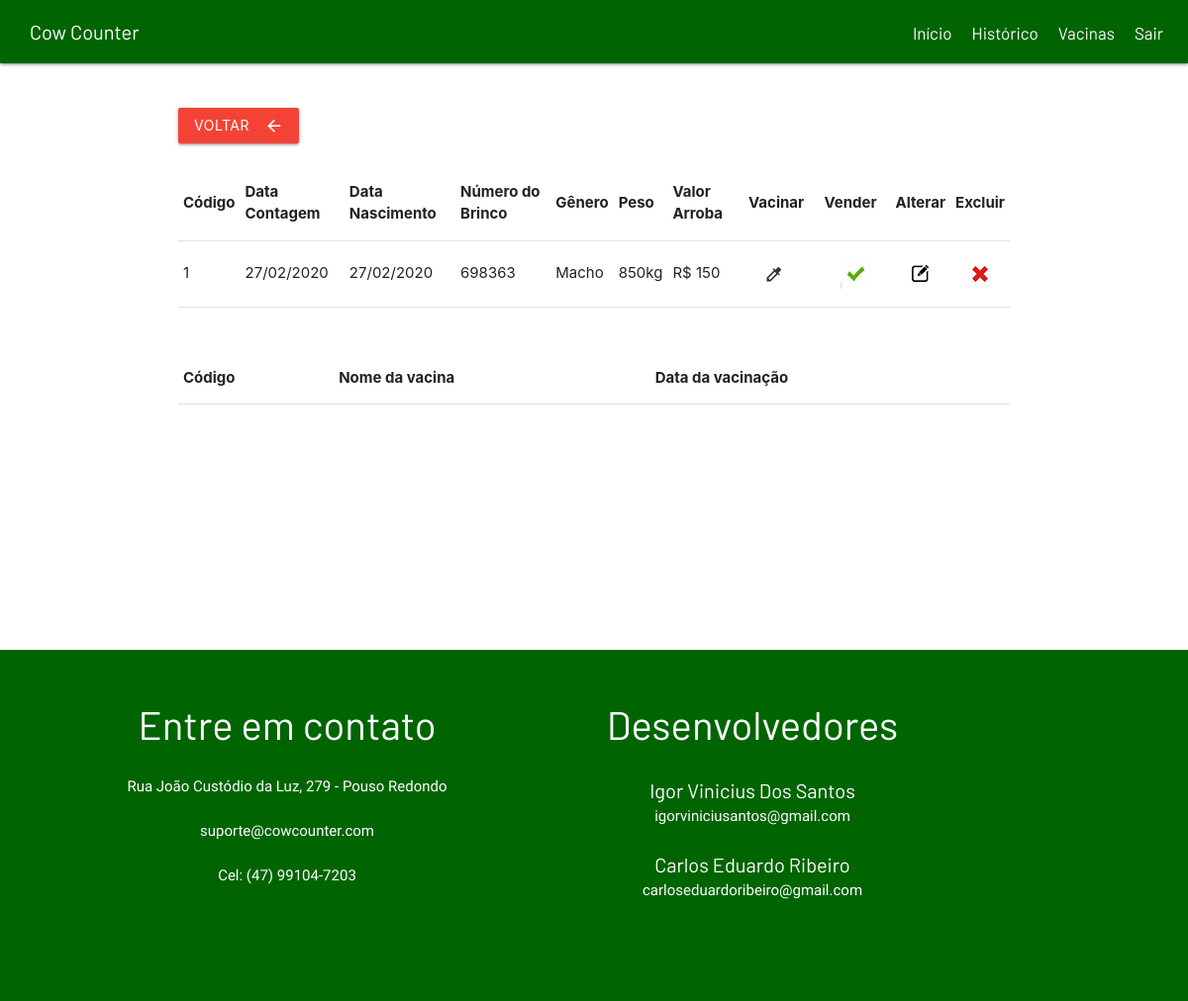
The page /show.php on the database its author committed.
### tables this page shows
CREATE TABLE marca (
  codigo INT NOT NULL AUTO_INCREMENT,
  dataContagem DATE NOT NULL,
  dataNasc DATE NOT NULL,
  numeroBrinco INT NOT NULL,
  genero INT(11) NOT NULL,
  conta INT(11) NOT NULL,
  vendido  INT(11) default 0,
  valorArroba INT NOT NULL,
  pesoKG DOUBLE NOT NULL,
  PRIMARY KEY (codigo),
  foreign key (conta) references contas(id),
  foreign key (genero) references genero(codigo)
  );

### show.php (the view, shortened to what this page needs)
<!DOCTYPE html>
<?php
     $id = isset($_GET['id']) ? $_GET['id'] : "1";
?>
<html lang="pt-br">
<head>
    <link rel="stylesheet" href="https://cdnjs.cloudflare.com/ajax/libs/materialize/1.0.0/css/materialize.min.css">
    <link rel="stylesheet" href="css/estilo.css">
</head>
<body>
    <nav>
        <div class="nav-wrapper">
          <a href="index.php" class="logo">Cow Counter</a>
          <ul id="nav-mobile" class="right hide-on-med-and-down">
            <li><a href="index.php">Início</a></li>
            <li><a href="vender.php">Histórico</a></li>
            <li><a href="vacina/index.php">Vacinas</a></li>
            <li><a href="acaoLogin.php?acao=logoff">Sair</a></li>
          </ul>
        </div>
    </nav>
    <div class="container">
    <br><br>
<a href="index.php" class="btn waves-effect waves-light red " type="submit" name="action">
             <i class="material-icons right">arrow_back</i> Voltar
    </a>
<br>
<br>
        <table border="1">
            <tr>
                <th>Código</th>
                <th>Data Contagem</th>
                <th>Data Nascimento</th>
                <th>Número do Brinco</th>
                <th>Gênero</th>
                <th>Peso</th>
                <th>Valor Arroba</th>
                <th>Vacinar</th>
                <th>Vender</th>
                <th>Alterar</th>
                <th>Excluir</th>
            </tr>
    <?php
        $sql = "SELECT * FROM marca WHERE codigo = $id";
        $pdo = Conexao::getInstance();
        $consulta = $pdo->query($sql);
        while ($linha = $consulta->fetch(PDO::FETCH_BOTH)){
    ?>
            <tr>
                <td><?php echo $linha['codigo'];?></td>
                <td><?php echo date("d/m/Y", strtotime($linha['dataContagem']));?></td>
                <td><?php echo date("d/m/Y", strtotime($linha['dataNasc']));?></td>
                <td><?php echo $linha['numeroBrinco'];?></td>
                <td><?php if($linha['genero']==1){ echo "Macho"; }else if($linha['genero']==2){ echo "Femea"; } ?></td>
                <td><?php echo $linha['pesoKG'];?>kg</td>
                <?php echo "<td> R$ {$linha['valorArroba']}</td>";?>
                <td><a href='vacinar/teste.php?id=<?php echo $linha['codigo'];?>'><button class="btn-flat"><i class="material-icons left">colorize</i></button></a></td>
                <td><a href="acao.php?vendido=<?php echo $id;?>"><button class="btn-flat"><img class="icon" src="img/vender/vender.jpg"></button></a></td>
                <td><a href='cad.php?acao=editar&codigo=<?php echo $linha['codigo'];?>'><img class="icon" src="img/editar/edit3.png" alt=""></a></td>
                <td><a href="javascript:excluirRegistro('acao.php?acao=excluir&codigo=<?php echo $linha['codigo'];?>')"><img class="icon" src="img/excluir/excluir4.png" alt=""></a></td>
            </tr>
        </table>
<?php
}
?>
<br><br>
<table border="1">
            <tr>
                <th>Código</th>
                <th>Nome da vacina</th>
                <th>Data da vacinação</th>
            </tr>
</table>
</div>
</div><br><br><br><br><br><br><br><br>
<br><br><br>    <section class="footer">
        <div class="container">
        <div class="c1">
            <br><br>
            <div class="contato">Entre em contato</div><br>
            <div class="c11">
                Rua João Custódio da Luz, 279 - Pouso Redondo<br><br>
                suporte@cowcounter.com<br><br>
                Cel: (47) 99104-7203
            </div>
        </div>
        <br><br>
        <div class="desenvolvedores">Desenvolvedores</div><br>
        <div class="desen">
            <div class="d1">Igor Vinicius Dos Santos</div>
            <div class="d2">igorviniciusantos@gmail.com<br><br></div>
            <div class="d1">Carlos Eduardo Ribeiro</div>
            <div class="d2">carloseduardoribeiro@gmail.com</div>
        </div>
    </section>
</body>
</html>

### css/estilo.css (style rules this page uses)
.nav-wrapper { background: #006400; }
.logo { color: white; font-family: Barlow; float: left; position: relative; left: 30px; font-size: 20px; }
nav { font-family: Barlow; }
nav ul { float: right; margin-right: 15px; }
nav ul li { display: inline-block; line-height: 52px; margin: 1 4px; }
nav ul li a { color: white; font-size: 17px; padding: 7px 10px; border-radius: 3px; }
.icon { display: block; margin-left: auto; margin-right: auto; }
.footer { color: white; height: 355px; background-color: #006400; font-family: Barlow; }
.c1 { height: 100%; float: left; width: 50%; text-align: center; margin-left: -100px; }
.c11 { text-align: center; font-size: 15px; font-family: Raleway ; }
.contato { font-size: 40px; }
.desen { height: 100%; text-align: center; }
.desenvolvedores { font-size: 40px; text-align: center; height: 100%; }
.d1 { font-family: Barlow; font-size: 20px; text-align: center; }
.d2 { font-family: Raleway; font-size: 15px; text-align: center; }

### rows shown on the page
marca: codigo "1", dataContagem "27/02/2020", dataNasc "27/02/2020", numeroBrinco "698363", shows "Macho", pesoKG "850", valorArroba "150"
